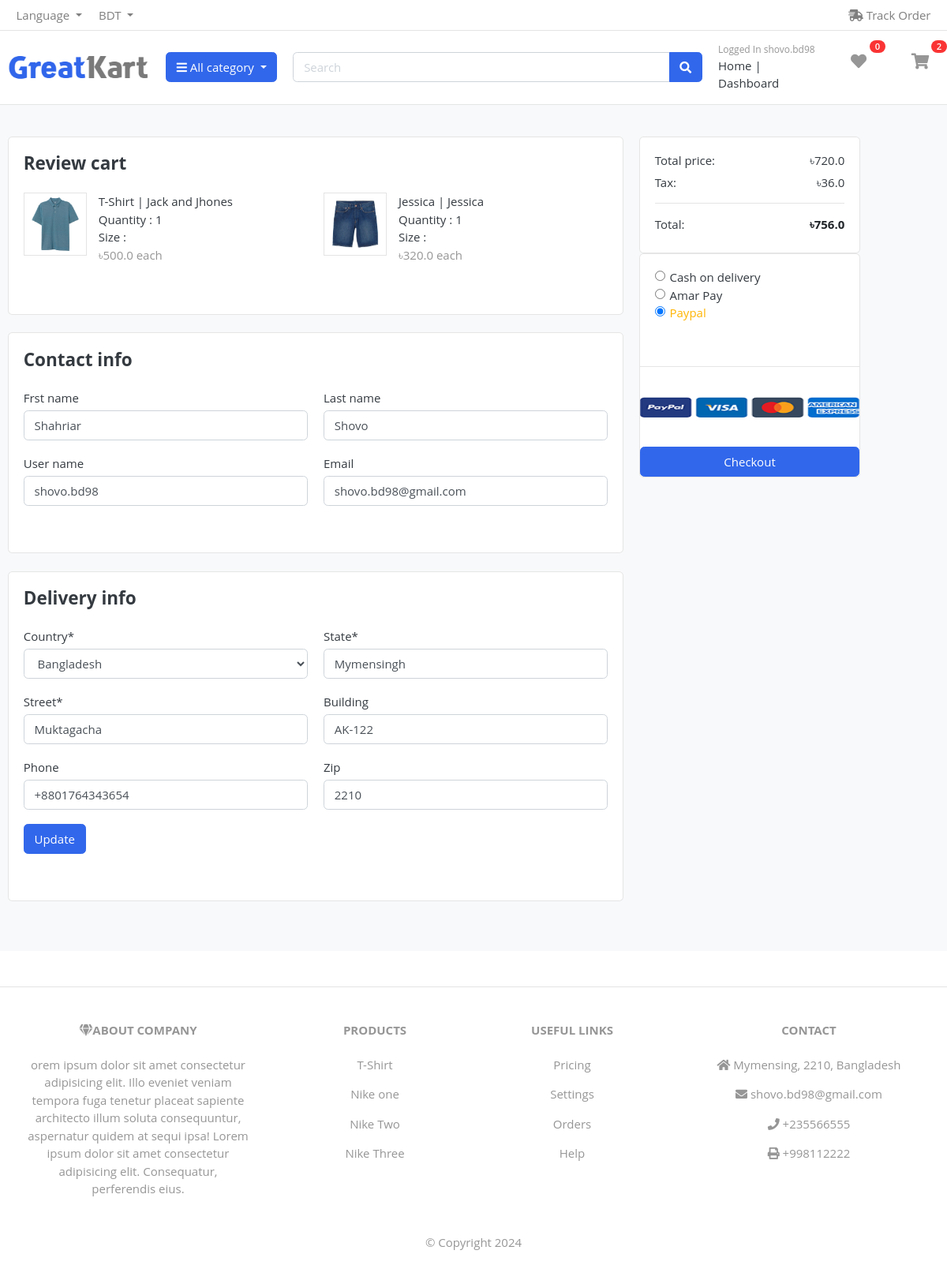
/cart/check_out/review_cart/ (signed in), run on an earlier commit of the app's database.
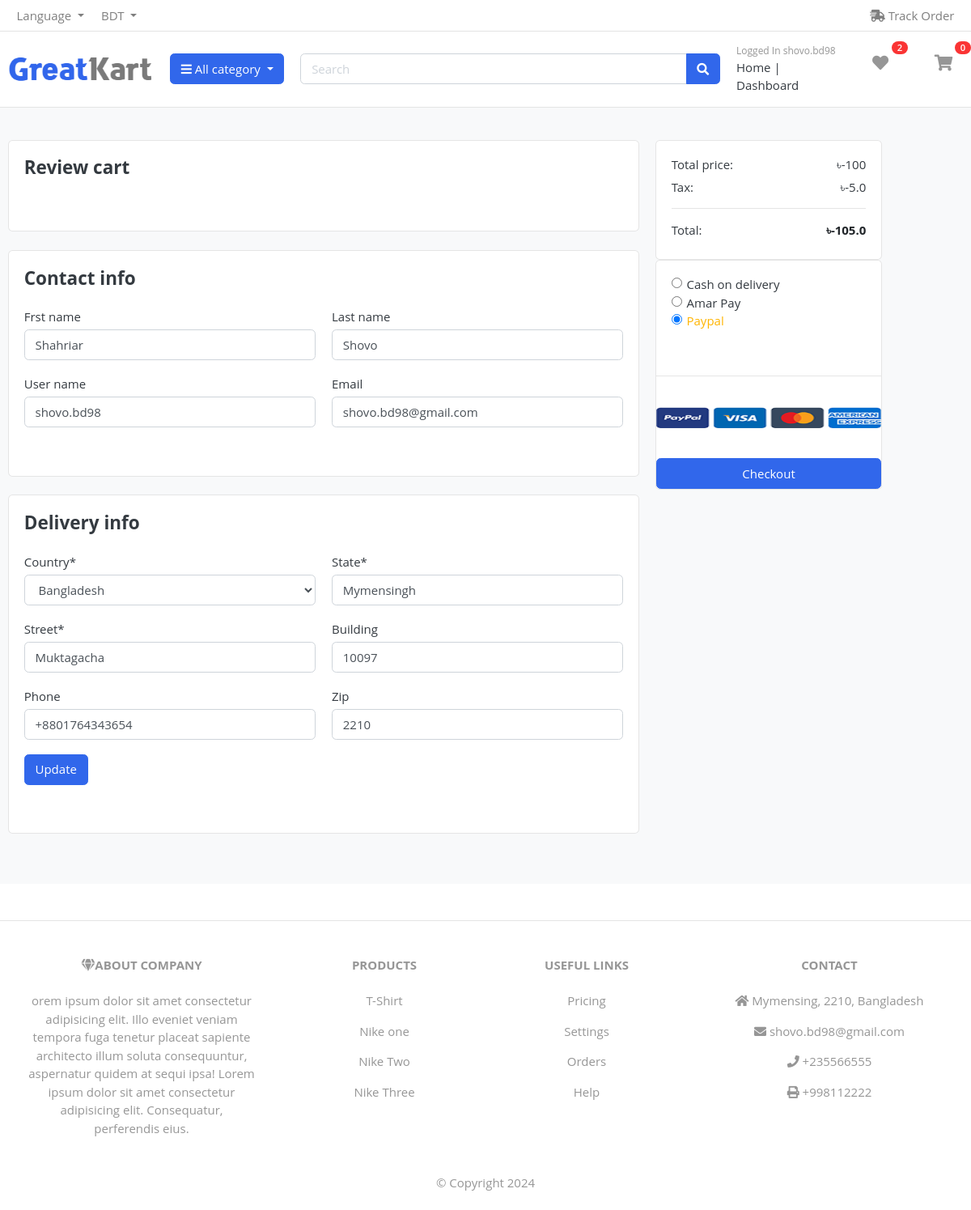
And on a later commit of the database.
### user_auth/models/user.py (models this page shows, shortened)
class User(AbstractBaseUser, PermissionsMixin):
    ADMIN = 1
    CUSTOMER = 2
    MALE = 1
    FEMALE = 2
    GOOGLE_SIGNUP=1
    GITHUB_SIGNUP=2
    FACEBOOK_SIGNUP=3
    SITE_SIGNUP =4
    ROLE_CHOOSED    =   ((ADMIN, 'admin'),(CUSTOMER, 'customer'),)
    GENDER_CHOOSED  =   ((MALE, 'male'),(FEMALE, 'female'))
    SIGNUP_PLATFORM =   ((GOOGLE_SIGNUP,'Login from Google'),(GITHUB_SIGNUP, 'Login from Github'),(FACEBOOK_SIGNUP,'Login from Facebook'),(SITE_SIGNUP,'Login'),)
    first_name      =   models.CharField(max_length=50, null=True, blank=True)
    last_name       =   models.CharField(max_length=50, null=True, blank=True)
    username        =   models.CharField(max_length=50, unique=True)
    email           =   models.EmailField(max_length=100, unique=True)
    role            =   models.PositiveSmallIntegerField(choices=ROLE_CHOOSED,
                                                                              blank=True, null=True)
    gender_choosed  =   models.PositiveSmallIntegerField(choices=GENDER_CHOOSED,
                                                                              blank=True, null=True)
    sign_up_platform=   models.PositiveSmallIntegerField(choices=SIGNUP_PLATFORM,
                                                                              blank=True, null=True)
    date_joined     =   models.DateTimeField(auto_now_add=True)
    last_login      =   models.DateTimeField(auto_now_add=True)
    created_date    =   models.DateTimeField(auto_now_add=True)
    modify_date     =   models.DateTimeField(auto_now=True)
    is_admin        =   models.BooleanField(default=False)
    is_staff        =   models.BooleanField(default=False)
    is_active       =   models.BooleanField(default=False)
    is_superuser    =   models.BooleanField(default=False)
    USERNAME_FIELD  =   'email'
    objects         =  UserManager()
    def __str__(self) -> str:
        return self.email

### cart/models/cart_item.py (models this page shows, shortened)
class Cart_Item(models.Model):
    cart = models.ForeignKey(Cart, on_delete=models.CASCADE, related_name='cart_item')
    product = models.ForeignKey(Products, on_delete=models.SET_NULL, null=True, blank=True)
    product_Size_variant = models.ForeignKey(Product_Size_variant, on_delete=models.SET_NULL, blank=True, null=True)
    quantity = models.IntegerField(default=1)
    def get_product_price(self):
        price = [self.product.product_price]
        if self.product_Size_variant:
            size_variant_price = self.product_Size_variant.price
            price.append(size_variant_price )
        return sum(price) * self.quantity

### products/models/products_model.py (models this page shows, shortened)
class Products(models.Model):
    in_stock=1
    out_of_stock=2
    free=1
    not_free=2
    available = ((in_stock,'In Stoke') , (out_of_stock,'Out of Stock'))
    shipping_fee= ((free,'Free') , (not_free,'Not Free'))
    product_name = models.CharField(max_length=50)
    product_image = models.ImageField(upload_to='products')
    product_price = models.FloatField()
    product_old_price = models.FloatField()
    product_discription = models.TextField()
    model = models.CharField(max_length=50, blank=True, null=True)
    product_brand = models.ForeignKey(Product_Brand, on_delete=models.CASCADE, related_name='product_prand')
    product_category = models.ForeignKey(Product_Categories, on_delete=models.CASCADE, related_name='category')
    product_delivery_country = models.ManyToManyField(Product_Delivery_Country,  null=True, blank=True)
    product_size = models.ManyToManyField(Product_Size_variant,  null=True, blank=True)
    product_color = models.ManyToManyField(Product_Color_Variant,  null=True, blank=True)
    available_choose = models.PositiveSmallIntegerField(choices=available,blank=True, null=True)
    shipping_fee = models.PositiveSmallIntegerField(choices=shipping_fee,blank=True, null=True)
    def __str__(self) -> str:
        return self.product_name

class Coupon_Code(models.Model):
    code = models.CharField(max_length=15, unique=True)
    discount = models.IntegerField(default=100)
    minimum_amount = models.IntegerField(default=500)
    is_expired_coupon_code = models.BooleanField(default=False)
    class Meta:
        verbose_name = "Coupon Code"

### product_categories/models/product_brand.py (models this page shows)
class Product_Brand(models.Model):
    brand_name = models.CharField(max_length=30)
    brand_created = models.DateTimeField(auto_now=True)
    brand_updated = models.DateTimeField(auto_now_add=True)
    def __str__(self) -> str:
        return self.brand_name

### user_auth/models/user_address.py (models this page shows, shortened)
class User_Address(models.Model):
    BANGLADESH=1
    COUNTRY_CHOOSED  = ((BANGLADESH, 'Bangladesh'), )
    user = models.ForeignKey(settings.AUTH_USER_MODEL, on_delete=models.CASCADE, null=True, blank=True)
    zipcode = models.CharField(max_length=10, blank=True,null=True)
    phone = models.CharField(max_length=200, blank=True,null=True)
    house_number = models.CharField(max_length=20, blank=True,null=True)
    street = models.CharField(max_length=30, blank=True,null=True)
    state = models.CharField(max_length=30, blank=True,null=True)
    country    = models.PositiveSmallIntegerField(choices=COUNTRY_CHOOSED, blank=True, null=True)
    objects = Update_User_Address()

### cart/models/cart.py (models this page shows, shortened)
class Cart (models.Model):
    user = models.ForeignKey(settings.AUTH_USER_MODEL, on_delete=models.CASCADE, related_name="cart", null=True, blank=True)
    is_paid = models.BooleanField(default=False)
    coupon = models.ForeignKey(Coupon_Code, on_delete=models.SET_NULL, null=True, blank=True)
    def get_cart_total(self):
        cart_items= self.cart_item.all()
        final_total = sum((item.product.product_price + item.product_Size_variant.price) * item.quantity
                   if item.product_Size_variant else item.product.product_price  * item.quantity
                    for item in cart_items)
        if self.coupon:
             return final_total - self.coupon.discount
        return final_total
    def get_tax(self):
        total_tax= self.get_cart_total() * float(5/100)
        return total_tax
    def get_fully_total(self):
        final_total = self.get_cart_total()
        tax = self.get_tax()
        total_final = final_total + tax
        return total_final

### orders/views/initial_order.py (the view, shortened to what this page needs)
# urls.py: path('review_cart/', initial_order, name='initial_order'),
def initial_order(request):
    item_in_carts = Cart_Item.objects.filter(cart__user=request.user, cart__is_paid=False)
    cart_object = Cart.objects.get(user=request.user, is_paid=False)
    user = User.objects.filter(email=request.user)[0]
    user_address = User_Address.objects.get(user=user)
    context={
        'item_in_carts' : item_in_carts,
        'cart_object' : cart_object,
        'user_address':user_address,
        }
    return render(request, 'orders/initial_order.html',context)

### templates/orders/initial_order.html
{% if user.is_authenticated %}
    {% include "orders/cart_review_auth_user.html" %}
{% else %}
    {% include "orders/cart_review_guest_user.html" %}
{% endif %}

### templates/orders/cart_review_auth_user.html (shortened to what the changed rows need)
{% extends 'base/base.html' %}
{% load static %}
{% block headers %}
{% include 'include/main_include_file.html' %}
{% endblock headers %}
{% block body %}
    <section class="section-content padding-y bg">
    <div class="container">
    <div class="row">
            <main class="col-md-8">
    <article class="card mb-4">
    <div class="card-body">
        <div class="row">
            {% for items in item_in_carts %}
            <div class="col-md-6">
                <figure class="itemside  mb-4">
                    <div class="aside"><img src="{{items.product.product_image.url}}" class="border img-sm"></div>
                    <figcaption class="info">
                        <p>{{items.product.product_name}} | {{items.product.product_brand}} </p>
                        <p>Quantity : {{items.quantity}} </p>
                        <p>Size : {{request.session.size}} </p>
                        <span class="text-muted">&#2547;{{items.get_product_price}} each</span>
                    </figcaption>
                </figure>
            </div>
            {% endfor %}
        </div>
    </div>
    </article>
    {% if user.sign_up_platform == 4 %}
<article class="card mb-4">
    <div class="card-body">
        <h4 class="card-title mb-4">Contact info</h4>
        <form  method="POST" action="{% url 'initial_order' %}">
            <div class="row">
                <div class="form-group col-sm-6">
                    <label>Frst name</label>
                    <input type="text" name='first_name' value="{{user.first_name}}" class="form-control" >
                </div>
                <div class="form-group col-sm-6">
                    <label>Last name</label>
                    <input type="text" name='last_name' value="{{user.last_name}}" class="form-control">
                </div>
                <div class="form-group col-sm-6">
                    <label>User name</label>
                    <input type="text" name='username' value="{{user.username}}" class="form-control">
                </div>
                <div class="form-group col-sm-6">
                    <label>Email</label>
                    <input type="email" name='email' value="{{user.email}}" class="form-control">
                </div>
            </div>
    </div>
    </article>
    <article class="card mb-4">
        <div class="card-body">
            <h4 class="card-title mb-4">Delivery info</h4>
                <div class="row">
                        <div class="form-group col-sm-6">
                            <label>Country*</label>
                            <select name="country" class="form-control">
                                <option value="1">Bangladesh</option>
                            </select>
                        </div>
                        <div class="form-group col-sm-6">
                            <label>State*</label>
                            <input type="text"  name='state' value="{{user_address.state}}" class="form-control">
                        </div>
                        <div class="form-group col-sm-6">
                            <label>Street*</label>
                            <input type="text" name='street' value="{{user_address.street}}" class="form-control">
                        </div>
                        <div class="form-group col-sm-6">
                            <label>Building</label>
                            <input type="text" name='building' value="{{user_address.house_number}}" class="form-control">
                        </div>
                        <div class="form-group col-sm-6">
                            <label>Phone</label>
                            <input type="text" name='phone' value="{{user_address.phone}}" class="form-control">
                        </div>
                        <div class="form-group col-sm-6">
                            <label>Zip</label>
                            <input type="text" name='zip' value="{{user_address.zipcode}}" class="form-control">
                        </div>
                        <div class="form-group col-sm-4">
                            <button type="submit" class="btn btn-primary "> Update  </button>
                        </div>
                </div>
        </div>
        </article>
    {% endif %}
</main>
<aside class="col-lg-3">
    <div class="card">
<div class="card-body">
    <dl class="dlist-align">
      <dt>Total price:</dt>
      <dd class="text-right">&#2547;{{cart_object.get_cart_total}}</dd>
    </dl>
    <dl class="dlist-align">
      <dt>Tax:</dt>
      <dd class="text-right"> &#2547;{{cart_object.get_tax}}</dd>
    </dl>
    <p class="text-center mb-3">
        <dl class="dlist-align">
            <dd class="text-right text-dark b"><strong>&#2547;{{cart_object.get_fully_total}}</strong></dd>
          </dl>
    </p>
</div>
</div>
     </div>
</div>
    </section>
    {% include "include/footer.html" %}
{% endblock body %}

### templates/include/user_loged_header.html (shortened to what this page needs)
{% load static %}
{% load cart_tag %}
<section class="header-main border-bottom">
	<div class="container">
<div class="row align-items-center">
	<div class="col-lg-2 col-md-3 col-6">
		<a href="{% url 'index' %}" class="brand-wrap">
			<img class="logo" src="{% static 'images/logo.png' %}" >
		</a>
	</div>
	<div class="col-lg col-sm col-md col-6 flex-grow-0">
		<div class="category-wrap dropdown d-inline-block float-right">
			<button type="button" class="btn btn-primary dropdown-toggle" data-toggle="dropdown">
				<i class="fa fa-bars"></i> All category
			</button>
		</div>
	</div>
	<div class="col-lg  col-md-6 col-sm-12 col">
		<form action="#" class="search">
			<div class="input-group w-100">
			    <input type="text" class="form-control" style="width:60%;" placeholder="Search">
			    <div class="input-group-append">
			      <button class="btn btn-primary" type="submit">
			        <i class="fa fa-search"></i>
			      </button>
			    </div>
		    </div>
		</form>
	</div>
	<div class="col-lg-3 col-sm-6 col-8 order-2 order-lg-3">
				<div class="d-flex justify-content-end mb-3 mb-lg-0">
					<div class="widget-header">
						<small class="title text-muted">Logged In  {{user.username}} </small>
						<div>
							<a href="{% url 'index' %}"  >Home</a> <span class="dark-transp"> | </span>
							<a href="{% url 'myaccount' %}"  > Dashboard</a>
						</div>
					</div>
					<a href="{% url 'view_wish_list' %}" class="widget-header pl-3 ml-2">
						<div class="icon icon-sm "><i class="fa fa-heart"></i></div>
						<span class="badge badge-pill badge-danger notify">{{ request.user | wish_list_total }}</span>
					</a>
					<a href="{% url 'cart_view' %}" class="widget-header pl-3 ml-3">
						<div class="icon icon-sm "><i class="fa fa-shopping-cart"></i></div>
						<span class="badge badge-pill badge-danger notify">{{ request.user | cart_total }}</span>
					</a>
				</div>
			</div>
</div>
	</div>
</section>

### templates/include/footer.html
<footer class="text-center text-lg-start bg-body-tertiary text-muted">
	<section class="d-flex justify-content-center justify-content-lg-between p-4 border-bottom">
	</section>
	<section class="">
	  <div class="container text-center text-md-start mt-5">
		<div class="row mt-3">
		  <div class="col-md-3 col-lg-4 col-xl-3 mx-auto mb-4">
			<h6 class="text-uppercase fw-bold mb-4">
			  <i class="fas fa-gem me-3"></i>About Company
			</h6>
			<p>
			 {{get_contact.company_about}}
			</p>
		  </div>
		  <div class="col-md-2 col-lg-2 col-xl-2 mx-auto mb-4">
			<h6 class="text-uppercase fw-bold mb-4">
			  Products
			</h6>
			{% for products in get_product %}
			<p>
			  <a href="#!" class="text-reset">{{products}}</a>
			</p>
			{% endfor %}
		  </div>
		  <div class="col-md-3 col-lg-2 col-xl-2 mx-auto mb-4">
			<h6 class="text-uppercase fw-bold mb-4">
			  Useful links
			</h6>
			<p>
			  <a href="#!" class="text-reset">Pricing</a>
			</p>
			<p>
			  <a href="#!" class="text-reset">Settings</a>
			</p>
			<p>
			  <a href="#!" class="text-reset">Orders</a>
			</p>
			<p>
			  <a href="#!" class="text-reset">Help</a>
			</p>
		  </div>
		  <div class="col-md-4 col-lg-3 col-xl-3 mx-auto mb-md-0 mb-4">
			<h6 class="text-uppercase fw-bold mb-4">Contact</h6>
			<p><i class="fas fa-home me-3"></i> {{get_contact.city_name}}, {{get_contact.city_post_code}}, {{get_contact.country_name}}</p>
			<p>
			  <i class="fas fa-envelope me-3"></i>
			  {{get_contact.email}}
			</p>
			<p><i class="fas fa-phone me-3"></i> {{get_contact.phone}}</p>
			<p><i class="fas fa-print me-3"></i> {{get_contact.telephone}}</p>
		  </div>
		</div>
	  </div>
	</section>
	<div class="text-center p-4" style="">
	  ©  Copyright {% now 'Y' %}
	</div>
  </footer>

What changed in the data, as far as the page shows it:
removed Cart_Item: product.product_image (picture), product.product_name "T-Shirt", product.product_brand "Jack and Jhones", quantity "1", get_product_price "500.0"
removed Cart_Item: product.product_image (picture), product.product_name "Jessica", product.product_brand "Jessica", quantity "1", get_product_price "320.0"
changed User "shovo.bd98": user|wish_list_total "0" → "2"; user|cart_total "2" → "0"
changed User_Address "Mymensingh": building "AK-122" → "10097"
computed for Cart: get_cart_total "720.0" → "-100"; get_tax "36.0" → "-5.0"; get_fully_total "756.0" → "-105.0"
